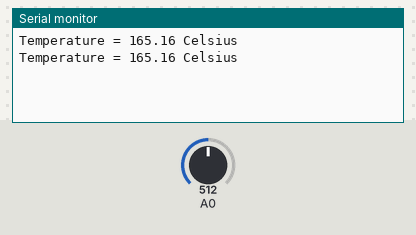
Bench run of a sketch on a simulated ESP8266 (NodeMCU). Shown: the last lines printed to the serial monitor. The test bench sets the inputs (shaded band); at power-on: A0 = 512. WiFi joins after 1.5 s; servers stay silent unless stated.

Above: at 3.0 s.
3.1 s: A0 set to 716
At 3.7 s:
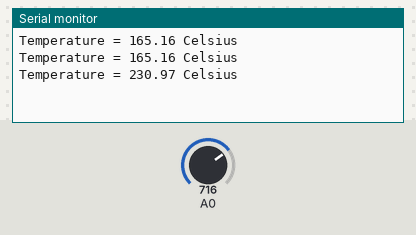
4.6 s: A0 set to 900
At 5.11 s:
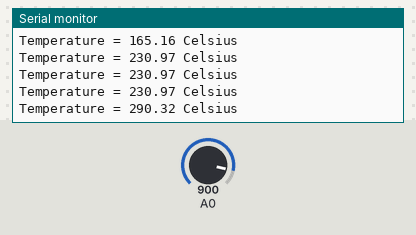
Timing chart, 0 to 7.6 s (numbered marks = the images above; inputs shaded):
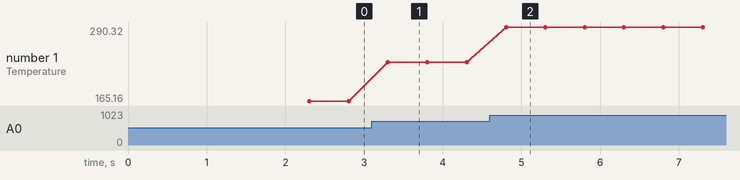

The sketch:

TemperatureSensor.ino
```cpp
#define BLYNK_PRINT Serial


#include <ESP8266WiFi.h>
#include <BlynkSimpleEsp8266.h>


// You should get Auth Token in the Blynk App.
// Go to the Project Settings (nut icon).
char auth[] = "YourAuthToken";

// Your WiFi credentials.
// Set password to "" for open networks.
char ssid[] = "YourNetworkName";
char pass[] = "YourPassword";

BlynkTimer timer;

void pushSensorData(){

  int analogValue = analogRead(A0);
  float voltage = analogValue * 3.3/1023;
  float temperature = voltage / 0.01 ;

  Blynk.virtualWrite(V2,temperature);
  Serial.printf("Temperature = %.2f Celsius \n", temperature );

}

void setup() {
  // put your setup code here, to run once:
  Serial.begin(115200);
  Blynk.begin(auth, ssid, pass);

  timer.setInterval(500L, pushSensorData);

}

void loop() {
  Blynk.run();
  timer.run();
}
```

Measured:
- after the input at 3.1 s, the serial monitor: prints a new line after 0.20 s (image 1)
- after the input at 4.6 s, the serial monitor: prints a new line after 0.20 s (image 2)
- plotted number 1: 165.16 → 230.97 after the input at 3.1 s, 230.97 → 290.32 after the input at 4.6 s
